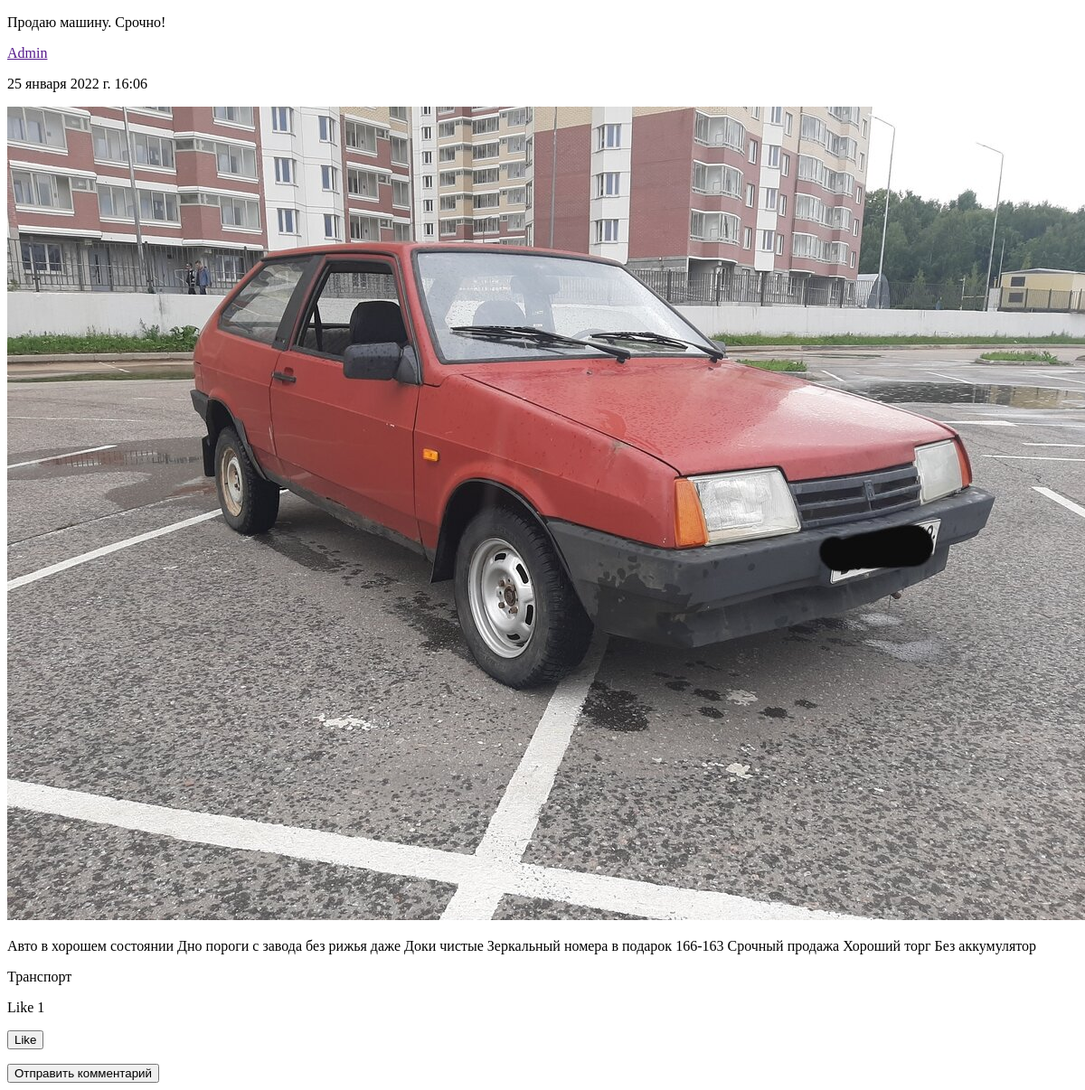
Before: /post/1/ with the older database file.
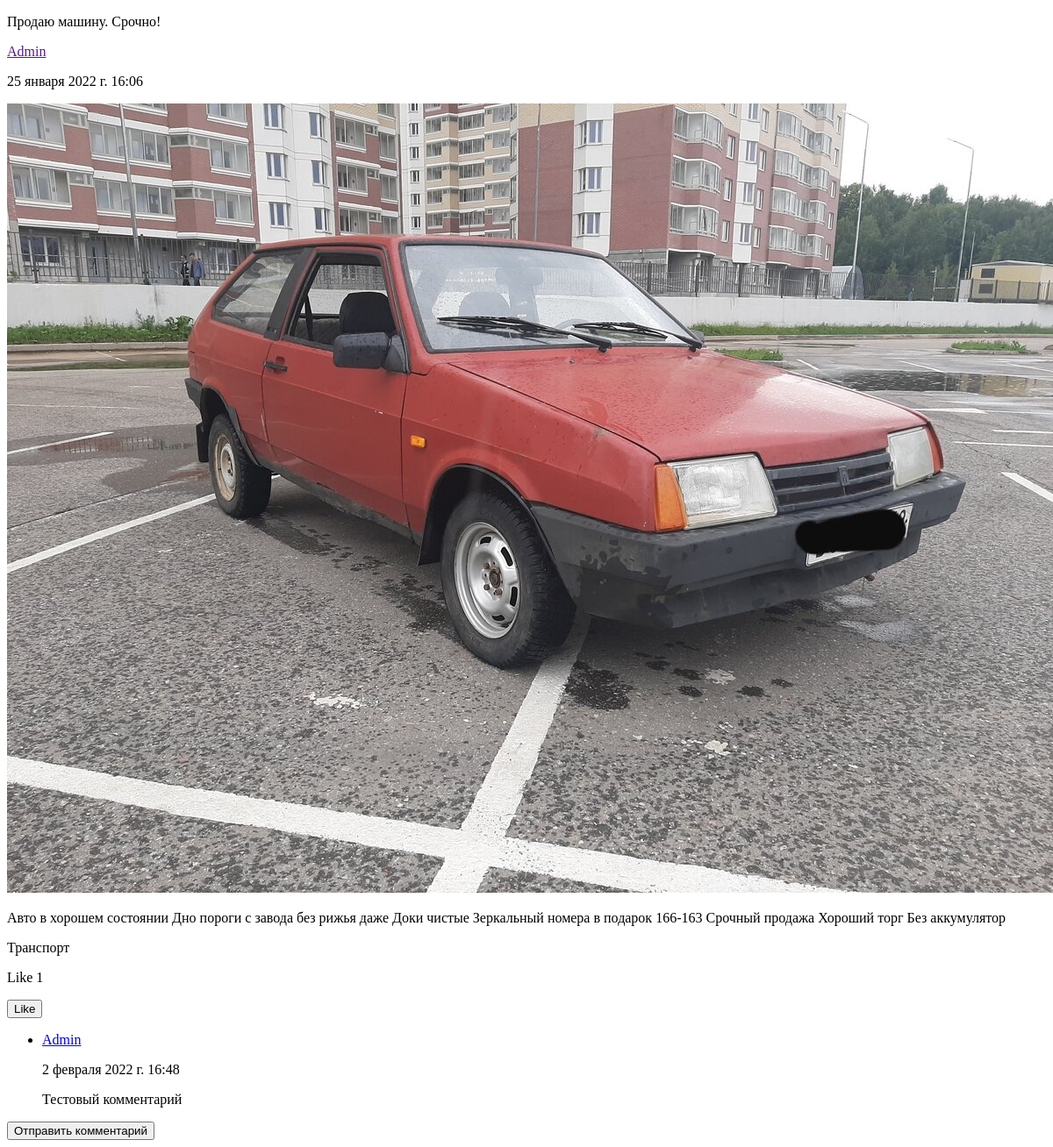
After: the same page with the newer database file.
### Bulletin/models.py (models this page shows)
class Comment(models.Model):
    author = models.ForeignKey(User, on_delete=CASCADE)
    text = models.TextField(max_length=500)
    in_post = models.ForeignKey(Post, on_delete=CASCADE)
    date_publish = models.DateTimeField(default=timezone.now)
    class Meta:
        verbose_name = 'Комментарий'
        verbose_name_plural = 'Комментарий'

### Bulletin/views.py (the view, shortened to what this page needs)
# urls.py: path('post/<int:post_id>/', views.PosrDetailView.as_view(), name='post_detail'),
class PosrDetailView(DetailView):
    model = Post
    pk_url_kwarg = 'post_id'
    template_name = 'BulletinBoard/post_detail.html'
    comment_form_class = CommentForm
    def get(self, request, post_id, *args, **kwargs):
        self.object = self.get_object()
        context = self.get_context_data(object=self.object)
        context['comments'] = Comment.objects.filter(in_post_id=post_id).order_by('-date_publish')
        if request.user.is_authenticated:
            context['comment_form'] = self.comment_form_class
        return self.render_to_response(context)

### Bulletin/models.py (called while the page is built)
    def __str__(self):
        return f'{self.name}'

### templates/BulletinBoard/post_detail.html (shortened to what this page needs)
<!DOCTYPE html>
<html lang="en">
<head>
</head>
<body>
    <p>{{ post.title }}</p>
    <p><a href="">{{ post.author }}</a></p>
    <p>{{ post.date_pub }}</p>
    <img src="{{ post.image.url }}" alt="">
    <p>{{ post.description }}</p>
    <p>{{ post.category }}</p>
    <p>Like {{ post.likes.count }}</p>
    <form action="{% url 'like_post' post.id %}" method="POST">
        <button type="submit">Like</button>
    </form>
        <div>
            <ul>
                {% for comment in comments %}
                    <li><a href="">
                        <p><a href="#">{{ comment.author }}</a></p>
                        <p>{{ comment.date_publish }}</p>
                        <p>{{ comment.text }}</p>
                    </li>
                {% endfor %}
            </ul>
            <form method="POST">
                <button type="submit">Отправить комментарий</button>
            </form>
        </div>
</body>
</html>

Changed rows visible on the page:
added Comment: author "Admin", date_publish "2 февраля 2022 г. 16:48", text "Тестовый комментарий"
